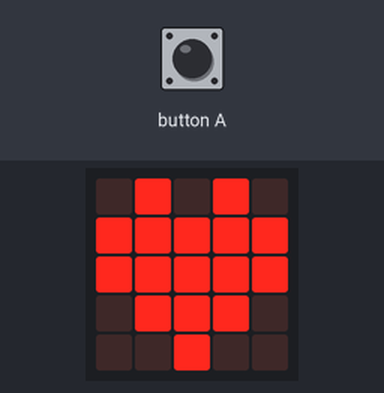
The program below on a simulated Calliope mini (MakeCode). Parts: the board's 5×5 LED display. The test bench sets the inputs (shaded band). The 48×5 strip is a reading aid, not a part: it shows the text the display is scrolling, unrolled, one strip-width of it at a time.

Above: at 10.9 s.
At 12.6 s:
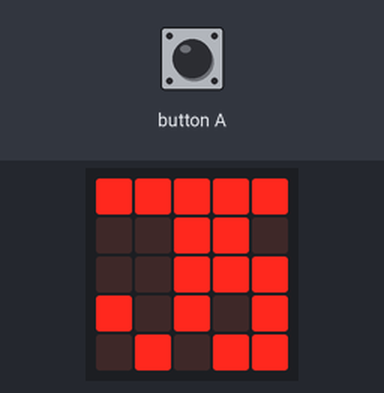
12.7 s: button A pressed for 0.15 s
At 13.5 s:
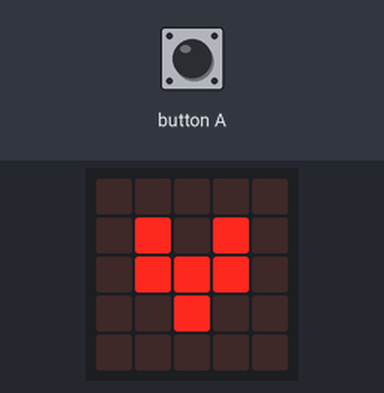
Timing chart, 0 to 15.7 s (numbered marks = the images above; inputs shaded):
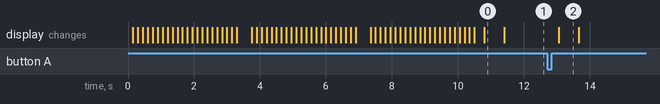

The program:

main.ts
```typescript
input.onButtonEvent(Button.A, input.buttonEventClick(), function () {
    basic.showIcon(IconNames.SmallHeart)
})
for (let index = 0; index < 3; index++) {
    basic.showString("ILY")
}
basic.showIcon(IconNames.Heart)
basic.forever(function () {
    basic.showLeds(`
        # # # # #
        . . # # .
        . . # # #
        # . # . #
        . # . # #
        `)
})
```

test.ts
```typescript
// Hier kann man Tests durchführen; diese Datei wird nicht kompiliert, wenn dieses Paket als Erweiterung verwendet wird.
```

Measured:
- after the input at 12.7 s, the display: changes after 0.36 s (image 2)
- what the display in image 0 shows lasts 0.6 s, from 10.8 s to 11.4 s
